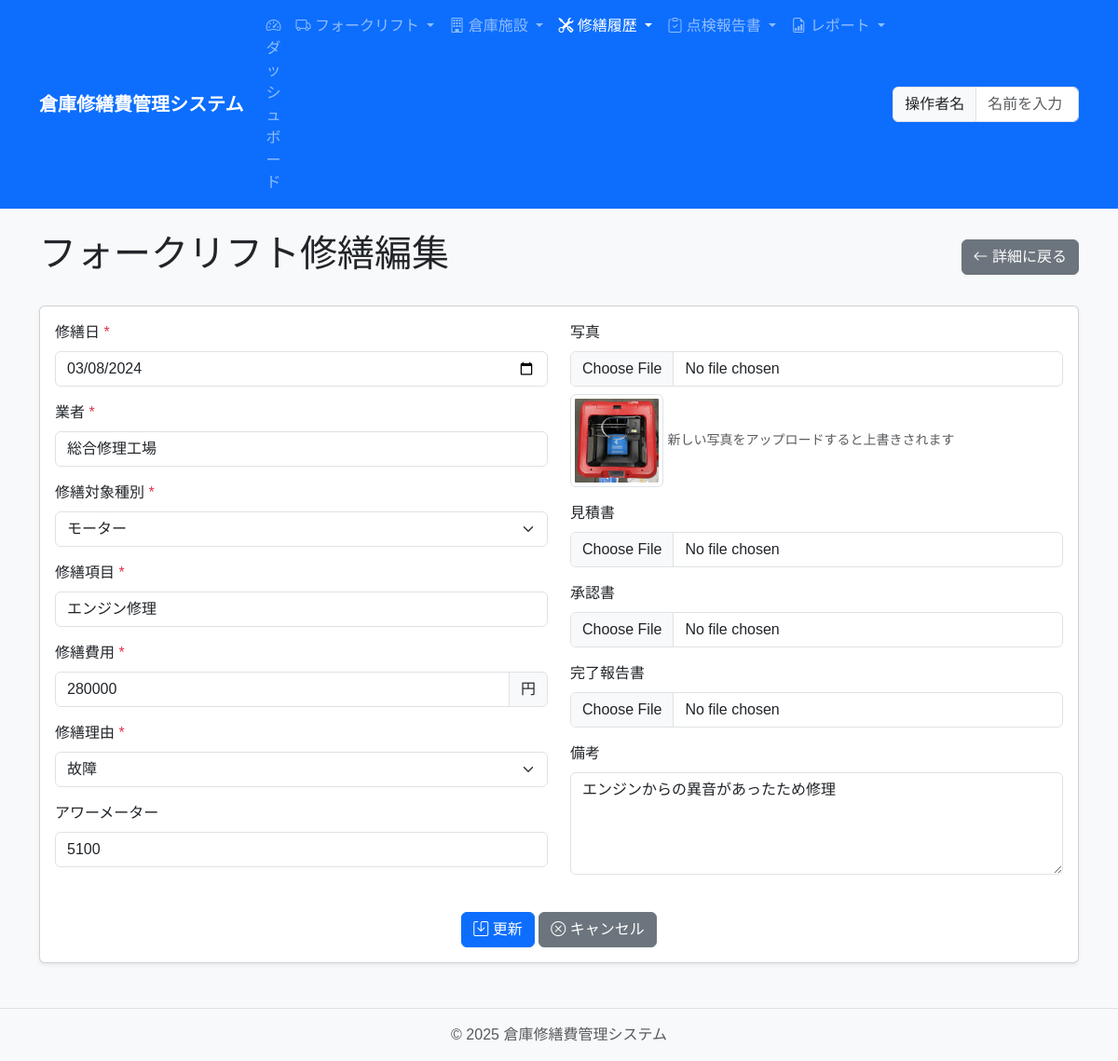
Screenshot of /repair/forklift/6/edit with the database file from the repository.
### app/models/forklift.py (models this page shows, shortened)
class ForkliftRepair(db.Model):
    __tablename__ = 'forklift_repairs'
    id = db.Column(db.Integer, primary_key=True)
    repair_date = db.Column(db.Date, nullable=False, index=True)
    forklift_id = db.Column(db.Integer, db.ForeignKey('forklifts.id'), nullable=False)
    target_management_number = db.Column(db.String(50), nullable=False)
    contractor = db.Column(db.String(100), nullable=False)
    repair_target_type = db.Column(db.String(50), nullable=False)
    repair_item = db.Column(db.String(200), nullable=False)
    repair_cost = db.Column(db.Integer, nullable=False)
    repair_reason = db.Column(db.String(50), nullable=False)
    hour_meter = db.Column(db.Integer)  # 修繕時のアワーメーター値
    photo_path = db.Column(db.String(255))
    quotation_path = db.Column(db.String(255))
    approval_document_path = db.Column(db.String(255))
    completion_report_path = db.Column(db.String(255))
    notes = db.Column(db.Text)
    operator = db.Column(db.String(100), nullable=False)
    version = db.Column(db.Integer, nullable=False, default=1)
    created_at = db.Column(db.DateTime, default=datetime.utcnow)
    updated_at = db.Column(db.DateTime, default=datetime.utcnow, onupdate=datetime.utcnow)
    updated_by = db.Column(db.String(100))
    forklift = db.relationship('Forklift', back_populates='repairs')

### app/routes/repair.py (the view, shortened to what this page needs)
@repair_bp.route('/forklift/<int:id>/edit', methods=['GET', 'POST'])
def edit_forklift_repair(id):
    repair = ForkliftRepair.query.get_or_404(id)
    return render_template('repair/edit_forklift.html',
                          repair=repair,
                          repair_target_types=Config.REPAIR_TARGET_TYPE_NAMES,
                          repair_reasons=Config.REPAIR_REASON_NAMES)

### app/templates/repair/edit_forklift.html (shortened to what this page needs)
{% extends "base.html" %}
{% block content %}
<div class="d-flex justify-content-between align-items-center mb-4">
    <h1>フォークリフト修繕編集</h1>
    <a href="{{ url_for('repair.view_forklift_repair', id=repair.id) }}" class="btn btn-secondary">
        <i class="bi bi-arrow-left"></i> 詳細に戻る
    </a>
</div>
<div class="card">
    <div class="card-body">
        <form method="post" action="{{ url_for('repair.edit_forklift_repair', id=repair.id) }}" enctype="multipart/form-data">
            <div class="row">
                <div class="col-md-6">
                    <div class="mb-3">
                        <label for="repair_date" class="form-label">修繕日 <span class="text-danger">*</span></label>
                        <input type="date" class="form-control" id="repair_date" name="repair_date" value="{{ repair.repair_date.strftime('%Y-%m-%d') }}" required>
                    </div>
                    <div class="mb-3">
                        <label for="contractor" class="form-label">業者 <span class="text-danger">*</span></label>
                        <input type="text" class="form-control" id="contractor" name="contractor" value="{{ repair.contractor }}" required>
                    </div>
                    <div class="mb-3">
                        <label for="repair_target_type" class="form-label">修繕対象種別 <span class="text-danger">*</span></label>
                        <select class="form-select" id="repair_target_type" name="repair_target_type" required>
                            {% for type_key, type_name in repair_target_types.items() %}
                            <option value="{{ type_key }}" {% if type_key == repair.repair_target_type %}selected{% endif %}>{{ type_name }}</option>
                            {% endfor %}
                        </select>
                    </div>
                    <div class="mb-3">
                        <label for="repair_item" class="form-label">修繕項目 <span class="text-danger">*</span></label>
                        <input type="text" class="form-control" id="repair_item" name="repair_item" value="{{ repair.repair_item }}" required>
                    </div>
                    <div class="mb-3">
                        <label for="repair_cost" class="form-label">修繕費用 <span class="text-danger">*</span></label>
                        <div class="input-group">
                            <input type="number" class="form-control" id="repair_cost" name="repair_cost" value="{{ repair.repair_cost }}" required>
                            <span class="input-group-text">円</span>
                        </div>
                    </div>
                    <div class="mb-3">
                        <label for="repair_reason" class="form-label">修繕理由 <span class="text-danger">*</span></label>
                        <select class="form-select" id="repair_reason" name="repair_reason" required>
                            {% for reason_key, reason_name in repair_reasons.items() %}
                            <option value="{{ reason_key }}" {% if reason_key == repair.repair_reason %}selected{% endif %}>{{ reason_name }}</option>
                            {% endfor %}
                        </select>
                    </div>
                    <div class="mb-3">
                        <label for="hour_meter" class="form-label">アワーメーター</label>
                        <input type="number" class="form-control" id="hour_meter" name="hour_meter" value="{{ repair.hour_meter or '' }}">
                    </div>
                </div>
                <div class="col-md-6">
                    <div class="mb-3">
                        <label for="photo" class="form-label">写真</label>
                        <input type="file" class="form-control" id="photo" name="photo" accept="image/*">
                        {% if repair.photo_path %}
                        <div class="mt-2">
                            <img src="{{ repair.photo_path }}" alt="現在の写真" class="img-thumbnail" style="max-height: 100px;">
                            <small class="text-muted">新しい写真をアップロードすると上書きされます</small>
                        </div>
                        {% endif %}
                    </div>
                    <div class="mb-3">
                        <label for="quotation" class="form-label">見積書</label>
                        <input type="file" class="form-control" id="quotation" name="quotation" accept=".pdf,.jpg,.jpeg,.png">
                    </div>
                    <div class="mb-3">
                        <label for="approval_document" class="form-label">承認書</label>
                        <input type="file" class="form-control" id="approval_document" name="approval_document" accept=".pdf,.jpg,.jpeg,.png">
                    </div>
                    <div class="mb-3">
                        <label for="completion_report" class="form-label">完了報告書</label>
                        <input type="file" class="form-control" id="completion_report" name="completion_report" accept=".pdf,.jpg,.jpeg,.png">
                    </div>
                    <div class="mb-3">
                        <label for="notes" class="form-label">備考</label>
                        <textarea class="form-control" id="notes" name="notes" rows="4">{{ repair.notes or '' }}</textarea>
                    </div>
                </div>
            </div>
            <div class="text-center mt-4">
                <button type="submit" class="btn btn-primary">
                    <i class="bi bi-save"></i> 更新
                </button>
                <a href="{{ url_for('repair.view_forklift_repair', id=repair.id) }}" class="btn btn-secondary">
                    <i class="bi bi-x-circle"></i> キャンセル
                </a>
            </div>
        </form>
    </div>
</div>
{% endblock %}

### app/static/css/style.css (style rules this page uses)
body { font-family: "MS Gothic", "Yu Gothic", sans-serif; background-color: #f8f9fa; }
.card { box-shadow: 0 0.125rem 0.25rem rgba(0, 0, 0, 0.075); margin-bottom: 1.5rem; }
.form-label { font-weight: 500; }

### rows the page displays
ForkliftRepair: repair_date "03/08/2024", contractor "総合修理工場", repair_target_type "モーター", repair_item "エンジン修理", repair_cost "280000", repair_reason "故障", hour_meter "5100", photo_path (picture), notes "エンジンからの異音があったため修理"
